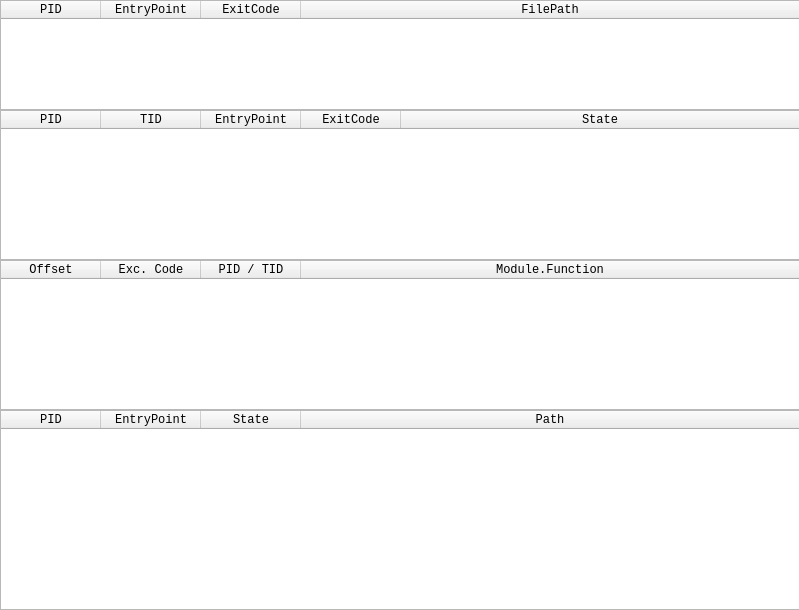
<?xml version="1.0" encoding="UTF-8"?>
<ui version="4.0">
 <class>qtDLGDetailInfoClass</class>
 <widget class="QWidget" name="qtDLGDetailInfoClass">
  <property name="geometry">
   <rect>
    <x>0</x>
    <y>0</y>
    <width>799</width>
    <height>610</height>
   </rect>
  </property>
  <property name="sizePolicy">
   <sizepolicy hsizetype="Fixed" vsizetype="Fixed">
    <horstretch>0</horstretch>
    <verstretch>0</verstretch>
   </sizepolicy>
  </property>
  <property name="windowTitle">
   <string>[ Nanomite ] - Detail Information - Processes / Threads / Exceptions / Modules</string>
  </property>
  <property name="windowIcon">
   <iconset resource="qtDLGNanomite.qrc">
    <normaloff>:/qtDLGNanomite/IDI_MAIN.ico</normaloff>:/qtDLGNanomite/IDI_MAIN.ico</iconset>
  </property>
  <widget class="QTableWidget" name="tblPIDs">
   <property name="geometry">
    <rect>
     <x>0</x>
     <y>0</y>
     <width>800</width>
     <height>110</height>
    </rect>
   </property>
   <property name="sizePolicy">
    <sizepolicy hsizetype="Fixed" vsizetype="Fixed">
     <horstretch>0</horstretch>
     <verstretch>0</verstretch>
    </sizepolicy>
   </property>
   <property name="font">
    <font>
     <family>Lucida Console</family>
    </font>
   </property>
   <attribute name="horizontalHeaderMinimumSectionSize">
    <number>15</number>
   </attribute>
   <attribute name="horizontalHeaderStretchLastSection">
    <bool>true</bool>
   </attribute>
   <attribute name="verticalHeaderVisible">
    <bool>false</bool>
   </attribute>
   <attribute name="verticalHeaderDefaultSectionSize">
    <number>15</number>
   </attribute>
   <column>
    <property name="text">
     <string>PID</string>
    </property>
   </column>
   <column>
    <property name="text">
     <string>EntryPoint</string>
    </property>
   </column>
   <column>
    <property name="text">
     <string>ExitCode</string>
    </property>
   </column>
   <column>
    <property name="text">
     <string>FilePath</string>
    </property>
   </column>
  </widget>
  <widget class="QTableWidget" name="tblTIDs">
   <property name="geometry">
    <rect>
     <x>0</x>
     <y>110</y>
     <width>800</width>
     <height>150</height>
    </rect>
   </property>
   <property name="sizePolicy">
    <sizepolicy hsizetype="Fixed" vsizetype="Fixed">
     <horstretch>0</horstretch>
     <verstretch>0</verstretch>
    </sizepolicy>
   </property>
   <property name="font">
    <font>
     <family>Lucida Console</family>
    </font>
   </property>
   <attribute name="horizontalHeaderMinimumSectionSize">
    <number>15</number>
   </attribute>
   <attribute name="horizontalHeaderStretchLastSection">
    <bool>true</bool>
   </attribute>
   <attribute name="verticalHeaderVisible">
    <bool>false</bool>
   </attribute>
   <attribute name="verticalHeaderDefaultSectionSize">
    <number>15</number>
   </attribute>
   <column>
    <property name="text">
     <string>PID</string>
    </property>
   </column>
   <column>
    <property name="text">
     <string>TID</string>
    </property>
   </column>
   <column>
    <property name="text">
     <string>EntryPoint</string>
    </property>
   </column>
   <column>
    <property name="text">
     <string>ExitCode</string>
    </property>
   </column>
   <column>
    <property name="text">
     <string>State</string>
    </property>
   </column>
  </widget>
  <widget class="QTableWidget" name="tblExceptions">
   <property name="geometry">
    <rect>
     <x>0</x>
     <y>260</y>
     <width>800</width>
     <height>150</height>
    </rect>
   </property>
   <property name="sizePolicy">
    <sizepolicy hsizetype="Fixed" vsizetype="Fixed">
     <horstretch>0</horstretch>
     <verstretch>0</verstretch>
    </sizepolicy>
   </property>
   <property name="font">
    <font>
     <family>Lucida Console</family>
    </font>
   </property>
   <attribute name="horizontalHeaderMinimumSectionSize">
    <number>15</number>
   </attribute>
   <attribute name="horizontalHeaderStretchLastSection">
    <bool>true</bool>
   </attribute>
   <attribute name="verticalHeaderVisible">
    <bool>false</bool>
   </attribute>
   <attribute name="verticalHeaderDefaultSectionSize">
    <number>15</number>
   </attribute>
   <column>
    <property name="text">
     <string>Offset</string>
    </property>
   </column>
   <column>
    <property name="text">
     <string>Exc. Code</string>
    </property>
   </column>
   <column>
    <property name="text">
     <string>PID / TID</string>
    </property>
   </column>
   <column>
    <property name="text">
     <string>Module.Function</string>
    </property>
   </column>
  </widget>
  <widget class="QTableWidget" name="tblModules">
   <property name="geometry">
    <rect>
     <x>0</x>
     <y>410</y>
     <width>800</width>
     <height>200</height>
    </rect>
   </property>
   <property name="sizePolicy">
    <sizepolicy hsizetype="Fixed" vsizetype="Fixed">
     <horstretch>0</horstretch>
     <verstretch>0</verstretch>
    </sizepolicy>
   </property>
   <property name="font">
    <font>
     <family>Lucida Console</family>
    </font>
   </property>
   <attribute name="horizontalHeaderMinimumSectionSize">
    <number>15</number>
   </attribute>
   <attribute name="horizontalHeaderStretchLastSection">
    <bool>true</bool>
   </attribute>
   <attribute name="verticalHeaderVisible">
    <bool>false</bool>
   </attribute>
   <attribute name="verticalHeaderDefaultSectionSize">
    <number>15</number>
   </attribute>
   <column>
    <property name="text">
     <string>PID</string>
    </property>
   </column>
   <column>
    <property name="text">
     <string>EntryPoint</string>
    </property>
   </column>
   <column>
    <property name="text">
     <string>State</string>
    </property>
   </column>
   <column>
    <property name="text">
     <string>Path</string>
    </property>
   </column>
  </widget>
 </widget>
 <resources>
  <include location="qtDLGNanomite.qrc"/>
 </resources>
 <connections/>
</ui>
